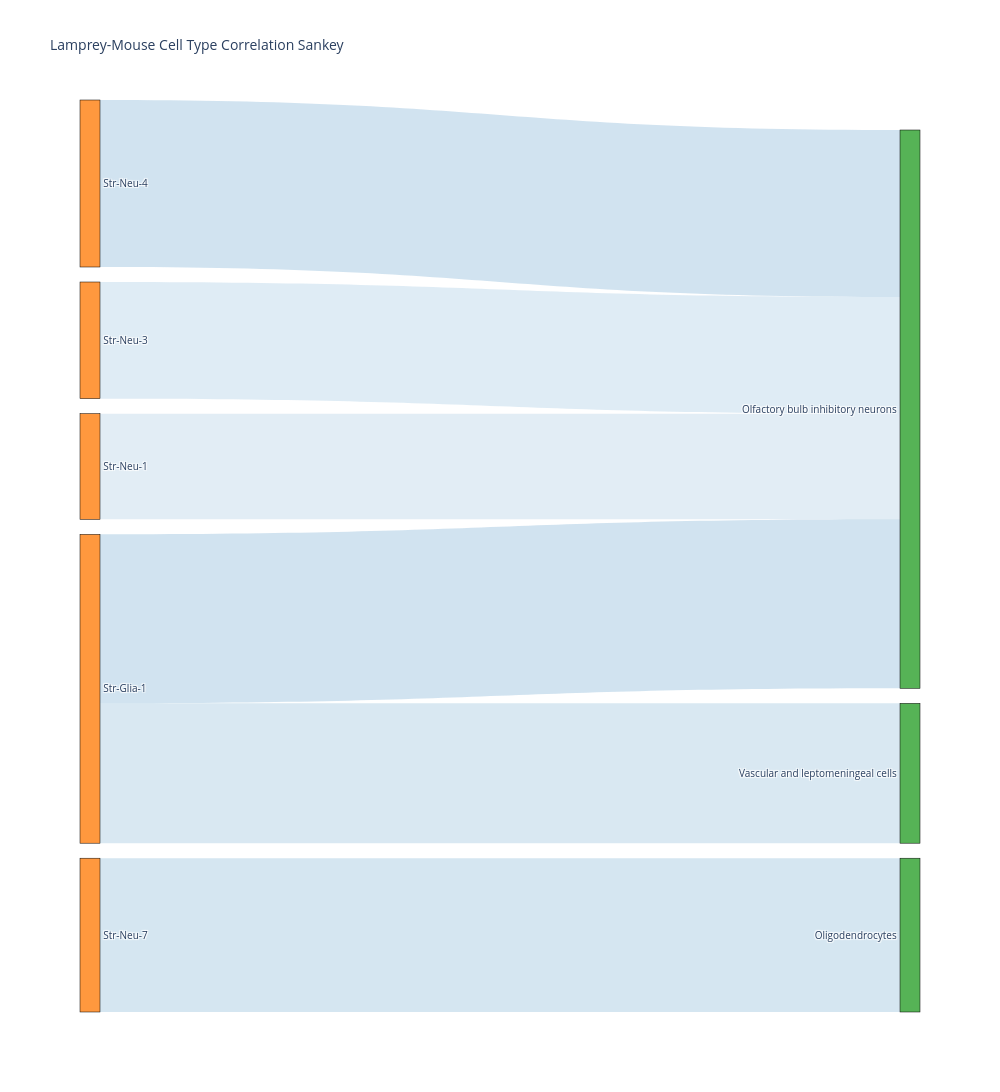

The code cell stored with this chart in its notebook:
### Code cell
fig = plot_sankey_from_corr(corr_matrix, threshold=0.1, )
fig.write_html('/data/work/22.fusemap/05.stereoalign/02.scvi/04.Striatum/01_20251223/Striatum_1.html')

### Figure 1 — Plotly figure (JSON) as saved in the notebook; plotly's stock layout.template omitted (floating-point values rounded to 4 significant figures)
{"data": [{"link": {"color": ["rgba(31, 119, 180, 0.20457034603634103)", "rgba(31, 119, 180, 0.1693030125180427)", "rgba(31, 119, 180, 0.12799479606210806)", "rgba(31, 119, 180, 0.14120177656753477)", "rgba(31, 119, 180, 0.20217305910777503)", "rgba(31, 119, 180, 0.1861873562967963)"], "source": [0, 0, 1, 3, 4, 7], "target": [9, 13, 9, 9, 9, 10], "value": [0.2046, 0.1693, 0.128, 0.1412, 0.2022, 0.1862]}, "node": {"color": ["rgba(255, 127, 14, 0.8)", "rgba(255, 127, 14, 0.8)", "rgba(255, 127, 14, 0.8)", "rgba(255, 127, 14, 0.8)", "rgba(255, 127, 14, 0.8)", "rgba(255, 127, 14, 0.8)", "rgba(255, 127, 14, 0.8)", "rgba(255, 127, 14, 0.8)", "rgba(44, 160, 44, 0.8)", "rgba(44, 160, 44, 0.8)", "rgba(44, 160, 44, 0.8)", "rgba(44, 160, 44, 0.8)", "rgba(44, 160, 44, 0.8)", "rgba(44, 160, 44, 0.8)"], "label": ["Str-Glia-1", "Str-Neu-1", "Str-Neu-2", "Str-Neu-3", "Str-Neu-4", "Str-Neu-5", "Str-Neu-6", "Str-Neu-7", " Microglia", " Olfactory bulb inhibitory neurons", " Oligodendrocytes", " Telencephalon excitatory neurons", " Telencephalon inhibitory neurons", " Vascular and leptomeningeal cells"], "line": {"color": "black", "width": 0.5}, "pad": 15, "thickness": 20}, "type": "sankey"}], "layout": {"font": {"size": 10}, "height": 1200, "title": {"text": "Lamprey-Mouse Cell Type Correlation Sankey"}, "width": 1000}}
